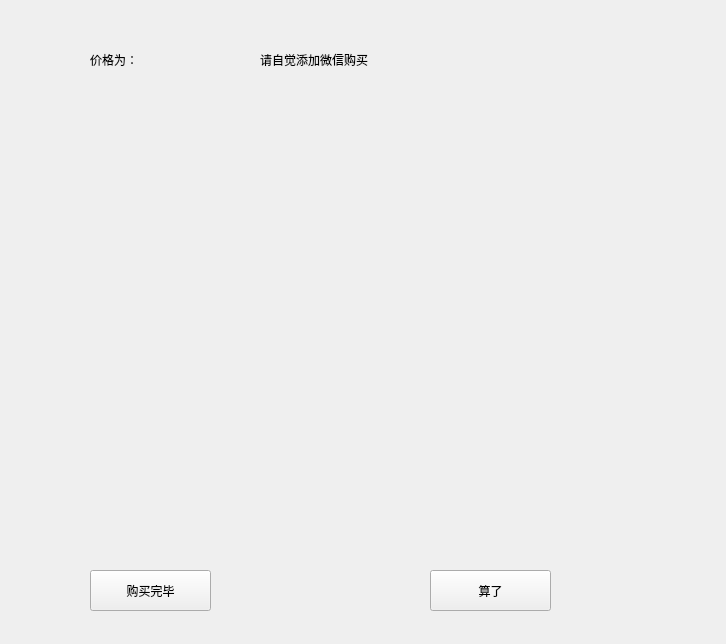
<?xml version="1.0" encoding="UTF-8"?>
<ui version="4.0">
 <class>BuyWnd</class>
 <widget class="QWidget" name="BuyWnd">
  <property name="geometry">
   <rect>
    <x>0</x>
    <y>0</y>
    <width>726</width>
    <height>644</height>
   </rect>
  </property>
  <property name="windowTitle">
   <string>Form</string>
  </property>
  <widget class="QLabel" name="label">
   <property name="geometry">
    <rect>
     <x>260</x>
     <y>50</y>
     <width>141</width>
     <height>20</height>
    </rect>
   </property>
   <property name="text">
    <string>请自觉添加微信购买</string>
   </property>
  </widget>
  <widget class="QLabel" name="label_2">
   <property name="geometry">
    <rect>
     <x>100</x>
     <y>90</y>
     <width>461</width>
     <height>451</height>
    </rect>
   </property>
   <property name="text">
    <string/>
   </property>
   <property name="pixmap">
    <pixmap resource="Resource/qres.qrc">:/Img/Image/buy.png</pixmap>
   </property>
   <property name="scaledContents">
    <bool>true</bool>
   </property>
  </widget>
  <widget class="QToolButton" name="buy">
   <property name="geometry">
    <rect>
     <x>90</x>
     <y>570</y>
     <width>121</width>
     <height>41</height>
    </rect>
   </property>
   <property name="text">
    <string>购买完毕</string>
   </property>
  </widget>
  <widget class="QToolButton" name="cancel">
   <property name="geometry">
    <rect>
     <x>430</x>
     <y>570</y>
     <width>121</width>
     <height>41</height>
    </rect>
   </property>
   <property name="text">
    <string>算了</string>
   </property>
  </widget>
  <widget class="QLabel" name="label_3">
   <property name="geometry">
    <rect>
     <x>90</x>
     <y>50</y>
     <width>61</width>
     <height>20</height>
    </rect>
   </property>
   <property name="text">
    <string>价格为：</string>
   </property>
  </widget>
  <widget class="QLabel" name="Price_lab">
   <property name="geometry">
    <rect>
     <x>170</x>
     <y>50</y>
     <width>61</width>
     <height>20</height>
    </rect>
   </property>
   <property name="text">
    <string/>
   </property>
  </widget>
 </widget>
 <resources>
  <include location="Resource/qres.qrc"/>
 </resources>
 <connections/>
</ui>
